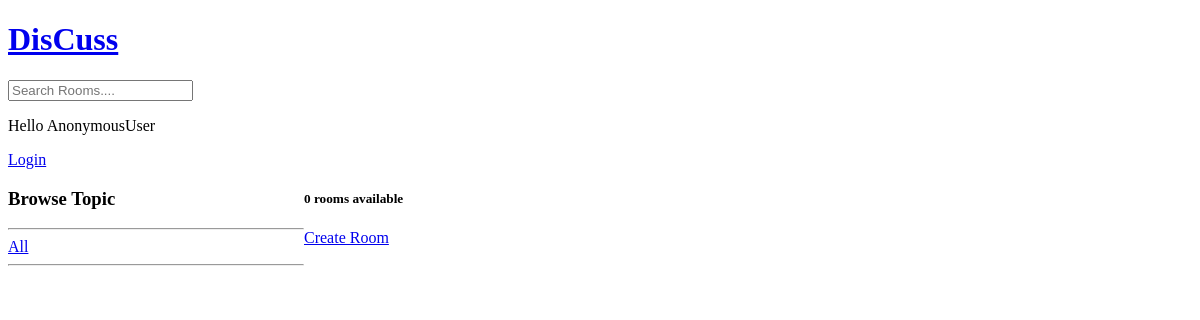
The app's page /, older data.
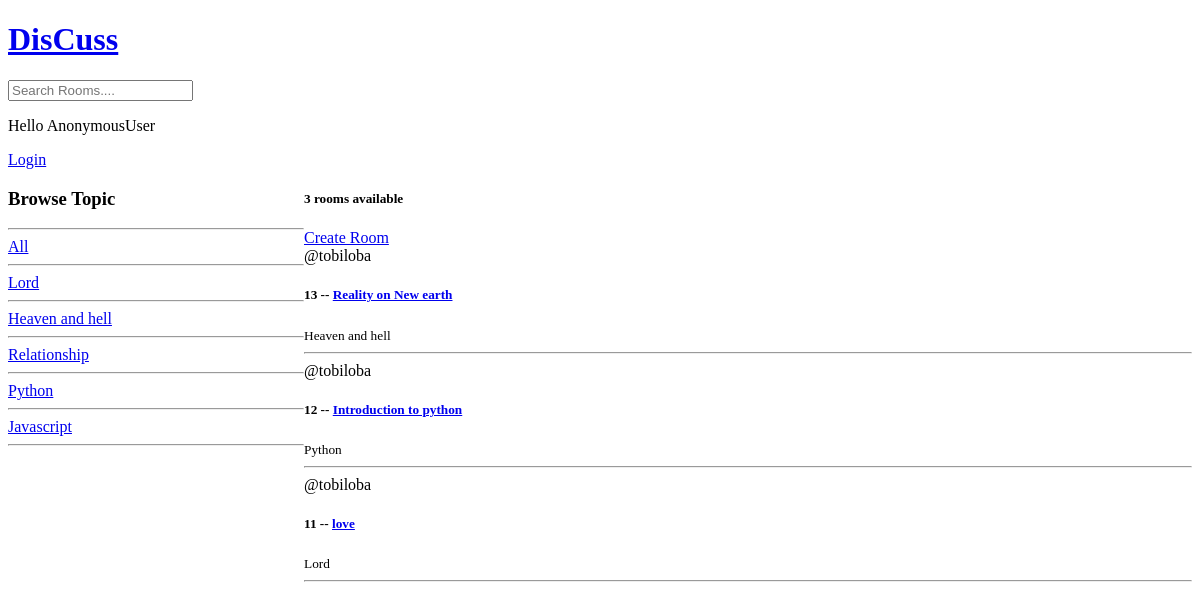
The same page, newer data.
### base/models.py (models this page shows, shortened)
class Topic(models.Model):
    name = models.CharField(max_length=200)

class Room(models.Model):
    host = models.ForeignKey(User, on_delete=models.SET_NULL, null=True)
    topic = models.ForeignKey(Topic, on_delete=models.SET_NULL, null=True)
    name = models.CharField(max_length=200)
    description = models.TextField(null = True, blank=True)
    updated = models.DateTimeField(auto_now=True)
    created = models.DateTimeField(auto_now_add=True)
    class Meta:
        ordering = ['-updated', '-created']

### base/views.py (the view)
# urls.py: 2. Add a URL to urlpatterns:  path('', views.home, name='home')
def home(request):
    q = request.GET.get("q") if request.GET.get("q") != None else ""
    rooms = Room.objects.filter(
        Q(topic__name__icontains=q) | Q(name__icontains=q) | Q(description__icontains=q)
    )
    topics = Topic.objects.all()
    room_count = rooms.count()
    context = {"rooms": rooms, "topics": topics, "room_count": room_count}
    return render(request, "base/home.html", context)

### base/templates/base/home.html (shortened to what this page needs)
{% extends 'main.html' %} {% block content %}
<div class="home-container">
  <div class="sidebar">
    <h3>Browse Topic</h3>
    <hr />
    <div>
      <a href="{% url 'home' %}"> All </a>
      <hr>
    </div>
    {% for topic in topics %}
    <div>
      <a href="{% url 'home' %}?q={{topic.name}}"> {{topic.name}} </a>
    </div>
    <hr>
    {% endfor %}
  </div>
  <div>
    <h5>{{room_count}} rooms available</h5>
    <a href="{% url 'create-room'%}"> Create Room</a>
    <div>
      {% for room in rooms %}
      <div>
        <span>@{{room.host.username}}</span>
        <h5>
          {{room.id}} -- <a href="{% url 'room' room.id %}">{{room.name}}</a>
        </h5>
        <small>{{room.topic.name}}</small>
        <hr />
      </div>
      {% endfor %}
    </div>
  </div>
</div>
{% endblock content %}

### template/main.html (shortened to what this page needs)
<!DOCTYPE html>
<html lang="en">
  <head>
  </head>
  <body>
    {% include 'navbar.html' %}  {% block content %} {% endblock %}
  </body>
</html>

### template/navbar.html
<div class="navbar">
  <div>
    <a href="/">
      <h1>DisCuss</h1>
    </a>
  </div>
  <div>
    <form action="{% url 'home' %}" method="GET">
      <input type="text" name="q" placeholder="Search Rooms...." />
    </form>
  </div>
  <p>Hello {{request.user}}</p>
  <div class="loginout">
    {% if request.user.is_authenticated %}
    <a href="{% url 'logout' %}">Logout</a>
    {% else %}
    <a href="{% url 'login' %}"> Login</a>
    {% endif %}
  </div>
</div>

### base/templates/base/home.html (style rules this page uses)
.home-container { display: grid; grid-template-columns: 1fr 3fr; }

Row changes from the older to the newer data that the page shows:
added Topic: name "Lord"
added Topic: name "Heaven and hell"
added Topic: name "Relationship"
added Topic: name "Python"
added Topic: name "Javascript"
added Room: host.username "tobiloba", id "13", name "Reality on New earth", topic.name "Heaven and hell"
added Room: host.username "tobiloba", id "12", name "Introduction to python", topic.name "Python"
added Room: host.username "tobiloba", id "11", name "love", topic.name "Lord"
Text that changed along with them:
{{ room_count }}: "0" → "3"
